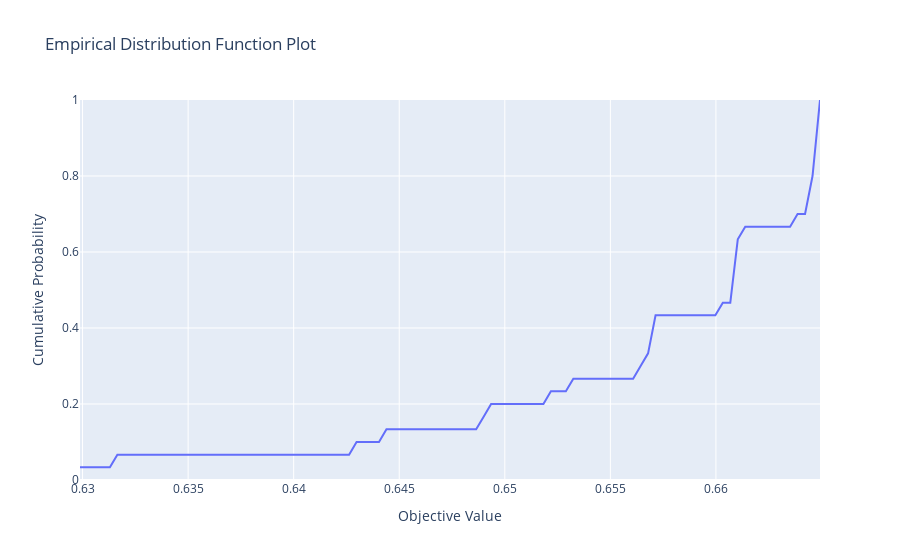

Here is the notebook cell this chart was saved with:
### Code cell
###################################################################################################
# Visualize empirical distribution function. See :func:`~optuna.visualization.plot_edf` for the details.
plot_edf(study)
